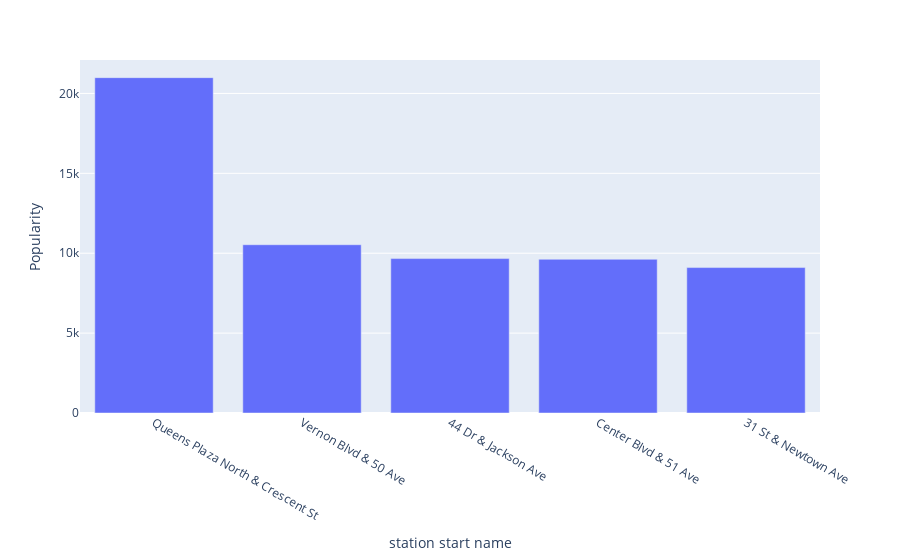

The notebook cell this image was saved under:
### Code cell
# queens start post 
px.bar(postzip.loc[(postzip.start_boro == 'Queens')][['start_name','Popularity']].value_counts().to_frame().reset_index().sort_values(by='Popularity', ascending=False).head(), x= 'start_name',y='Popularity', labels ={'start_name':'station start name'})

### Figure 1 — Plotly figure (JSON) as saved in the notebook; plotly's stock layout.template omitted (floating-point values rounded to 4 significant figures)
{"data": [{"alignmentgroup": "True", "hovertemplate": "station start name=%{x}<br>Popularity=%{y}<extra></extra>", "legendgroup": "", "marker": {"color": "#636efa", "pattern": {"shape": ""}}, "name": "", "offsetgroup": "", "orientation": "v", "showlegend": false, "textposition": "auto", "type": "bar", "x": ["Queens Plaza North & Crescent St", "Vernon Blvd & 50 Ave", "44 Dr & Jackson Ave", "Center Blvd & 51 Ave", "31 St & Newtown Ave"], "xaxis": "x", "y": [20988, 10532, 9664, 9620, 9102], "yaxis": "y"}], "layout": {"barmode": "relative", "legend": {"tracegroupgap": 0}, "margin": {"t": 60}, "xaxis": {"anchor": "y", "domain": [0, 1], "title": {"text": "station start name"}}, "yaxis": {"anchor": "x", "domain": [0, 1], "title": {"text": "Popularity"}}}}
